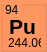
   <widget class="QGroupBox" name="groupBox_20">
    <property name="geometry">
     <rect>
      <x>362</x>
      <y>417</y>
      <width>47</width>
      <height>52</height>
     </rect>
    </property>
    <property name="autoFillBackground">
     <bool>false</bool>
    </property>
    <property name="styleSheet">
     <string notr="true">background-color: rgb(255, 151, 99);</string>
    </property>
    <property name="title">
     <string/>
    </property>
    <property name="flat">
     <bool>false</bool>
    </property>
    <widget class="QLabel" name="label_117">
     <property name="geometry">
      <rect>
       <x>5</x>
       <y>2</y>
       <width>16</width>
       <height>16</height>
      </rect>
     </property>
     <property name="text">
      <string>94</string>
     </property>
    </widget>
    <widget class="QLabel" name="label_118">
     <property name="geometry">
      <rect>
       <x>8</x>
       <y>36</y>
       <width>33</width>
       <height>13</height>
      </rect>
     </property>
     <property name="text">
      <string>244.06</string>
     </property>
    </widget>
    <widget class="QLabel" name="label_119">
     <property name="geometry">
      <rect>
       <x>9</x>
       <y>16</y>
       <width>31</width>
       <height>21</height>
      </rect>
     </property>
     <property name="font">
      <font>
       <pointsize>16</pointsize>
       <weight>75</weight>
       <bold>true</bold>
      </font>
     </property>
     <property name="text">
      <string>Pu</string>
     </property>
    </widget>
   </widget>
